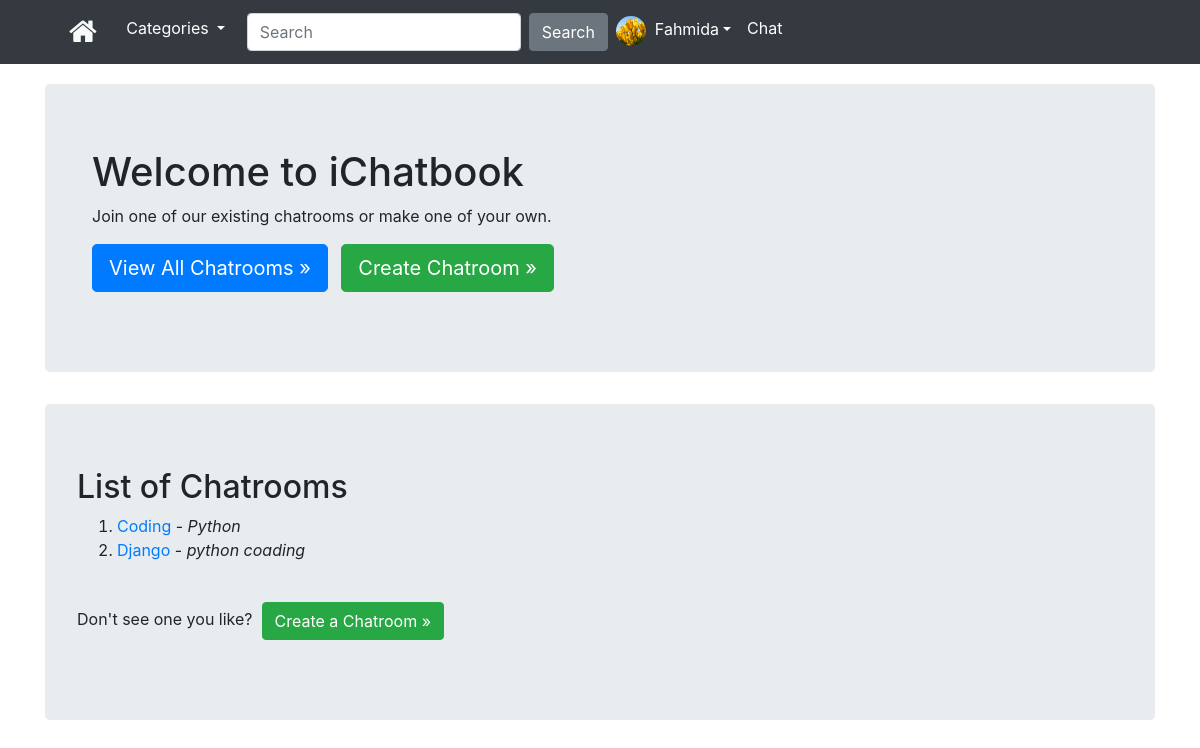
The app's page /chat/chatrooms/ (signed in), older data.
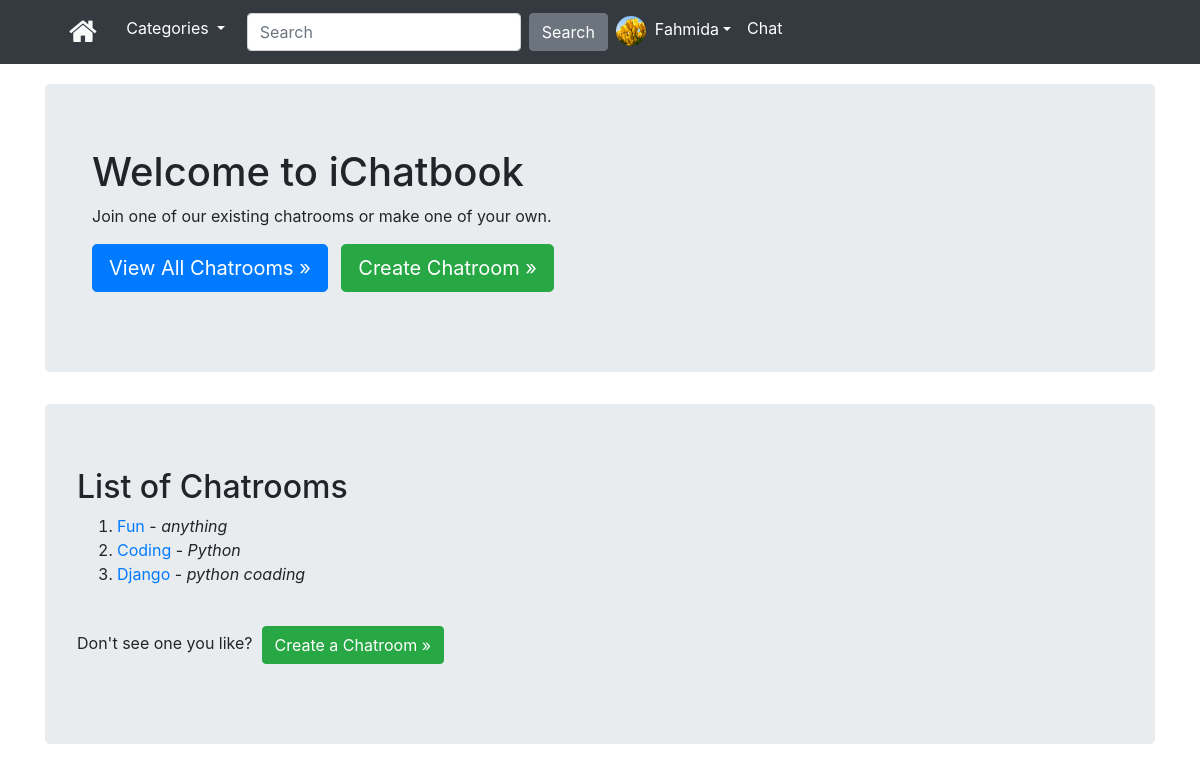
The same page, newer data.
### chat/models.py (models this page shows, shortened)
class Chatroom(models.Model):
    name = models.CharField(max_length=50, unique=True, blank=False)
    info = models.CharField(max_length=300, blank=False)
    slug = AutoSlugField(populate_from='name')
    created = models.DateTimeField(auto_now_add=True)
    created_by = models.ForeignKey(User, related_name='chatroom_creator',
                                   on_delete=models.CASCADE, blank=False)

### chat/views.py (the view)
# urls.py: path('chatrooms/', views.ChatroomList.as_view(), name='chatrooms'),
class ChatroomList(LoginRequiredMixin, ListView):
    context_object_name = 'chatroom'
    template_name = 'chat/chatroom_list.html'
    def get_queryset(self):
        all_chatrooms = Chatroom.objects.order_by('-created')
        return all_chatrooms
    def get_context_data(self, **kwargs):
        context = super(ChatroomList, self).get_context_data(**kwargs)
        context['all_chatrooms'] = self.get_queryset()
        return context

### App_Content/context_processors.py (called while the page is built)
def extras(request):
    cat_menu_list = Category.objects.all()
    return {'cat_menu_list': cat_menu_list}

### App_Content/models.py (called while the page is built)
    def __str__(self):
        return self.title

### templates/chat/chatroom_list.html (shortened to what this page needs)
{% extends "base.html" %}
{% block body_block %}
<div class="jumbotron">
  <div class="container">
    <h1>Welcome to iChatbook</h1>
    <p>Join one of our existing chatrooms or make one of your own.</p>
    <p>
      <a class="btn btn-primary btn-lg" href="{% url 'chat:chatrooms' %}">View All Chatrooms &raquo;</a>&nbsp;&nbsp;
      <a class="btn btn-success btn-lg" href="{% url 'chat:chatroom_create_form' %}">Create Chatroom &raquo;</a>
    </p>
  </div>
</div>
<div class="jumbotron">
  <div class="row">
    <div class="col-lg-8">
      <h2>List of Chatrooms</h2>
      <ol>
        {% for room in all_chatrooms %}
        <li><a href="{% url 'chat:chatroom' slug=room.slug %}">{{ room.name }}</a> - <i>{{ room.info }}</i></li>
        {% endfor %}
      </ol>
      <br>
      <p>Don't see one you like?&nbsp;&nbsp;<a class=" btn btn-success" href="{% url 'chat:chatroom_create_form' %}">Create a Chatroom &raquo;</a></p>
    </div>
  </div>
  {% endblock %}

Row changes from the older to the newer data that the page shows:
added Chatroom: name "Fun", info "anything"
